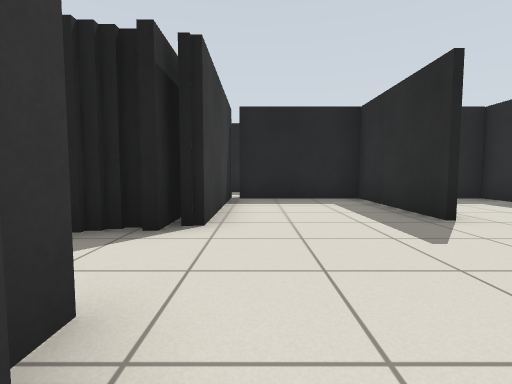
View 1 (above)

16 first-person views from a walk through a Gazebo world. The camera is 0.72 m above the floor, tilts 4° down and sees 85° across. Floor lines are 1 m apart. The floor is counted in squares, 1 m on a side. Each view is taken from the middle of a square. On the plan, view 1 faces up. The plan holds only what a view shows up to about 10 squares ahead; the rest is blank.

View 2
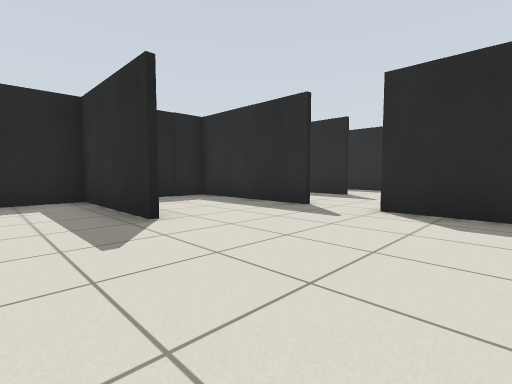

View 3
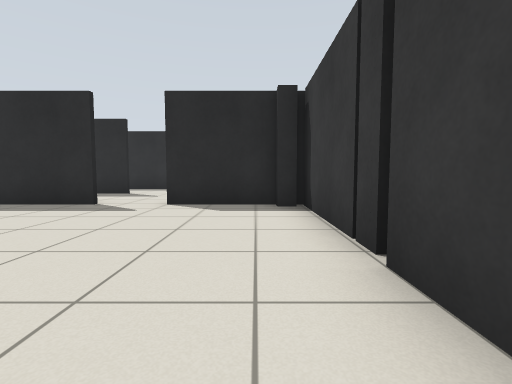

View 4
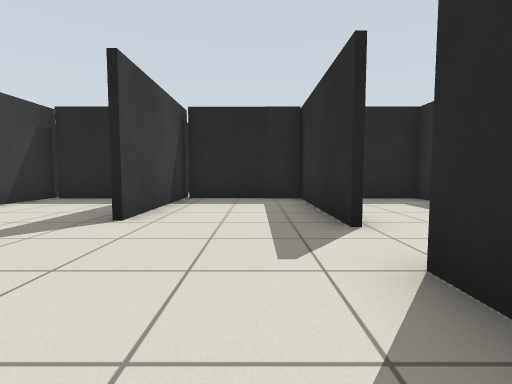

View 5
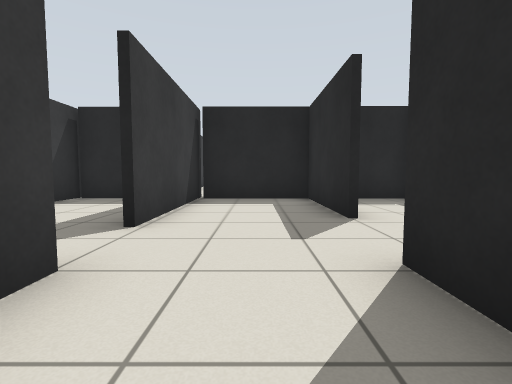

View 6
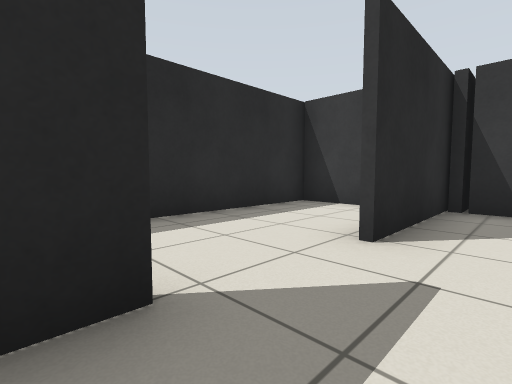

View 7
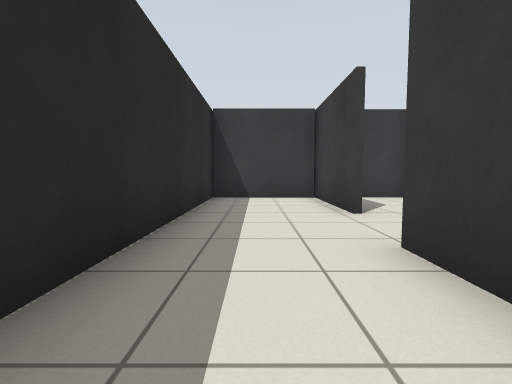

View 8
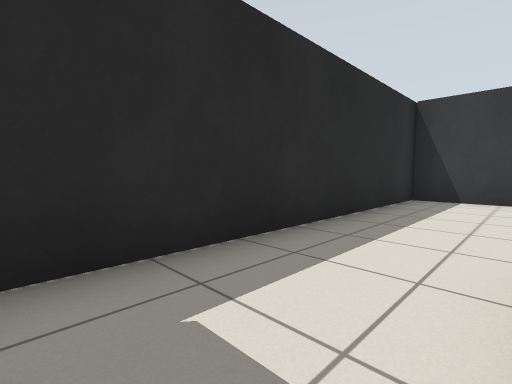

View 9
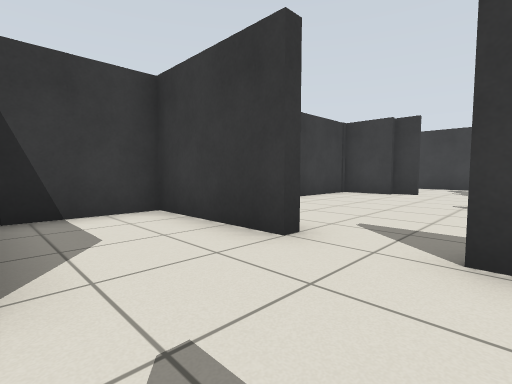

View 10
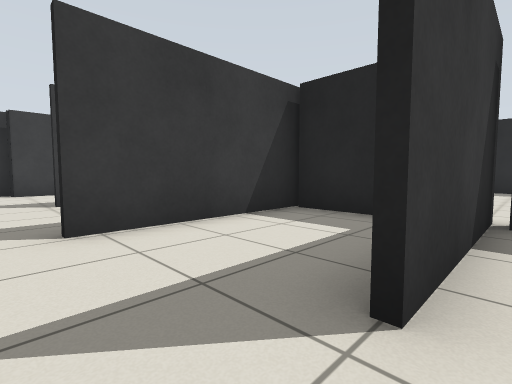

View 11
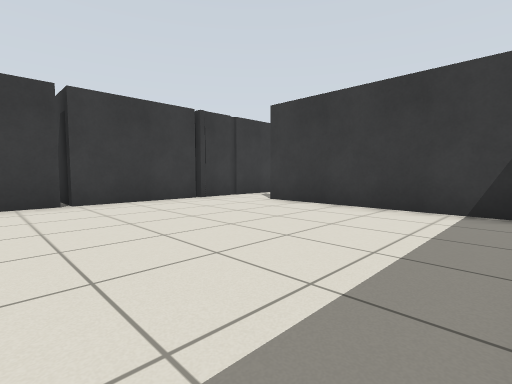

View 12
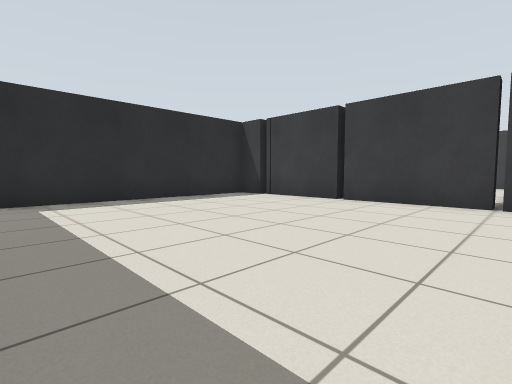

View 13
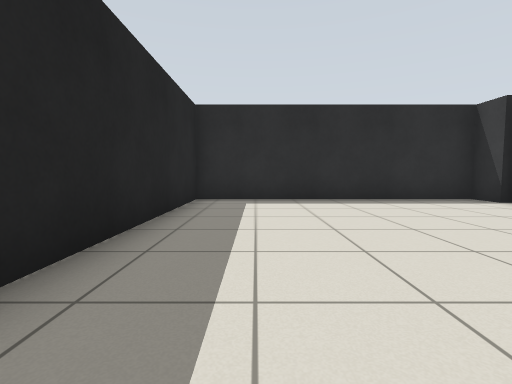

View 14
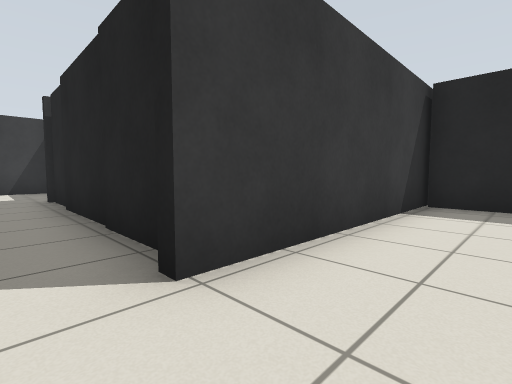

View 15
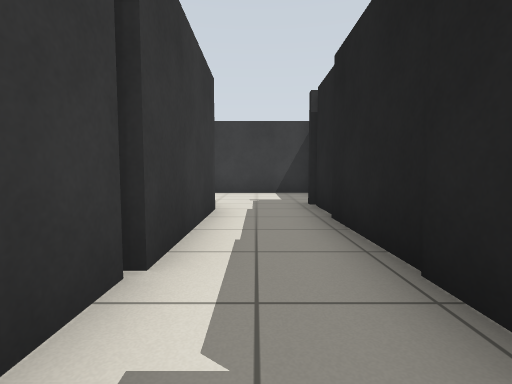

View 16
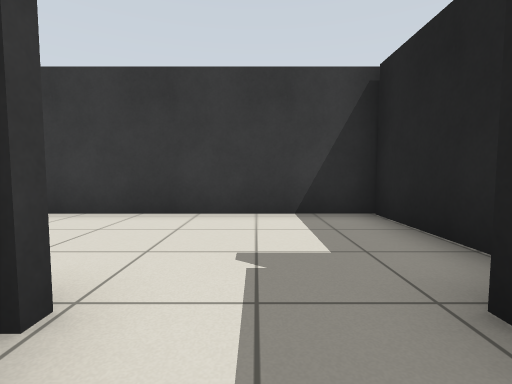

### Floor plan
Points are (right, up) in squares from view 1. A wall is a line through its corners. A room is listed if a view was taken in it or the views show most of it. See-through windows are left out.
Room 1 (views 1, 2, 3, 4)
walls: (2.9, 4.1) (2.9, 7.7) (-0.5, 7.7); (6.3, 3.6) (6.3, 8); (2.4, -1) (6.1, -1); (-0.9, 1.4) (-0.9, 0.5); (-0.7, 0.8) (-0.7, -0.8); (-1.2, 4.5) (-1.2, 3.4); (6.3, -0.5) (6.3, 2.1) (6.4, 2.1); (3, 8.2) (3, 4.1); (-0.4, -1) (2.1, -1); (6.2, 7.7) (3.1, 7.7); (-0.7, 8.1) (-0.7, 3.8)
ways out: opening at (6, 2.5) to room 2; opening at (-1, 2.5)
Room 2 (views 5, 6, 9)
walls: (9.4, 4.2) (9.4, 7.7) (6.5, 7.7); (6.4, 2.1) (6.4, -1) (9.1, -1); (6.4, 8.2) (6.4, 3.6); (9.2, -1.4) (9.2, 2.2)
ways out: opening at (6, 2.5) to room 1; opening at (9, 3.5) to room 3
Room 3 (views 7, 8, 10)
walls: (9.3, 2.2) (9.3, -1.2); (9.6, 8.1) (9.6, 4.2); (12.1, 7.7) (9.8, 7.7); (9.2, -1) (12.2, -1); (12.2, -1.2) (12.2, 7)
ways out: opening at (9, 3.5) to room 2; gap at (10, 8) to room 4
Room 4 (views 11, 12, 13, 14)
walls: (9.8, 8.1) (13.5, 8.1) (13.5, 15.6) (5.4, 15.6); (5.4, 8.1) (9.6, 8.1); (5.4, 16.1) (5.4, 9.9)
ways out: gap at (10, 8) to room 3; opening at (5, 9) to room 5
Room 5 (views 15, 16)
walls: (-0.5, 8.1) (5.4, 8.1); (0.2, 10.2) (-1, 10.2); (-2.4, 11.1) (-4.8, 11.1) (-4.8, 5.2); (4.6, 10.2) (0.5, 10.2)
ways out: opening at (5, 9) to room 4

Where each view was taken, in squares from view 1:
view 1: 0 up, 0 right, facing up
view 2: 0 up, 1 right, facing up-right
view 3: 0 up, 0 right, facing right
view 4: 0 up, 5 right, facing up
view 5: 0 up, 8 right, facing up
view 6: 5 up, 8 right, facing down-right
view 7: 7 up, 11 right, facing down
view 8: 7 up, 10 right, facing down-right
view 9: 4 up, 9 right, facing down-left
view 10: 3 up, 10 right, facing up-left
view 11: 15 up, 11 right, facing down-left
view 12: 15 up, 6 right, facing down-right
view 13: 14 up, 6 right, facing right
view 14: 9 up, 7 right, facing up-left
view 15: 9 up, 5 right, facing left
view 16: 9 up, 0 right, facing left
